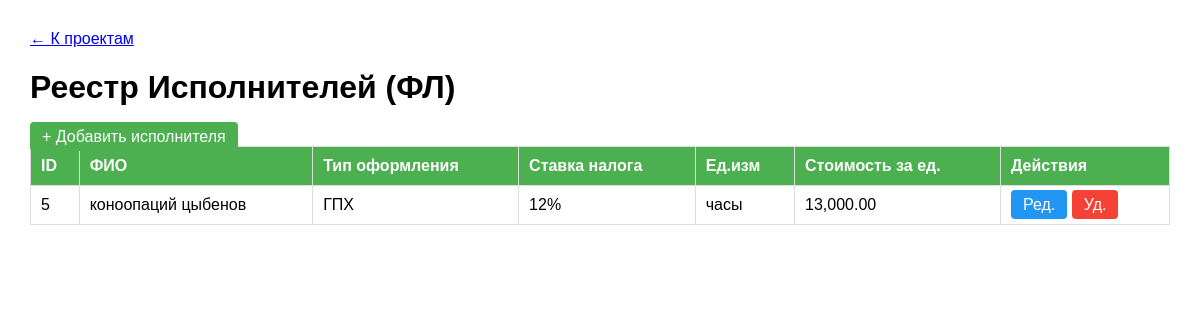
Screenshot of /executors.php?workspace_id=13 (signed in) with the database file from the repository.
### tables this page shows
CREATE TABLE executors (
    id INTEGER PRIMARY KEY AUTOINCREMENT,
    last_name TEXT NOT NULL,
    first_name TEXT NOT NULL,
    middle_name TEXT,
    contract_type TEXT NOT NULL CHECK (contract_type IN ('ГПХ', 'НПД')),
    tax_rate REAL DEFAULT 0,
    unit_type TEXT NOT NULL CHECK (unit_type IN ('часы', 'дни', 'полная стоимость')),
    unit_cost REAL NOT NULL,
    created_at DATETIME DEFAULT CURRENT_TIMESTAMP
, workspace_id INTEGER DEFAULT 1);

### auth.php (called while the page is built, shortened)
<?php
require_once 'config.php';
function hasRole($requiredRoles) {
    global $db;
    $user_id = $_COOKIE['user_id'] ?? null;
    if (!is_array($requiredRoles)) {
        $requiredRoles = [$requiredRoles];
    }
    $stmt = $db->prepare("
        SELECT r.name
        FROM roles r
        JOIN user_roles ur ON r.id = ur.role_id
        WHERE ur.user_id = ?
    ");
    $stmt->execute([$user_id]);
    $userRoles = $stmt->fetchAll(PDO::FETCH_COLUMN);
    return false;
}
function hasPermission($permission) {
    global $db;
    $user_id = $_COOKIE['user_id'] ?? null;
    if (hasRole('Глобальный администратор')) return true;
    $stmt = $db->prepare("SELECT value FROM user_permissions WHERE user_id = ? AND permission = ?");
    $stmt->execute([$user_id, $permission]);
    $result = $stmt->fetchColumn();
    return $result !== false ? (bool)$result : true;
}
?>

### executors.php (the view, shortened to what this page needs)
<?php
require_once 'config.php';
require_once 'auth.php';
$workspace_id = isset($_GET['workspace_id']) ? (int)$_GET['workspace_id'] : 0;
$stmt = $db->prepare("SELECT * FROM executors WHERE workspace_id = ? ORDER BY last_name");
$stmt->execute([$workspace_id]);
$executors = $stmt->fetchAll();
?>
<!DOCTYPE html>
<html lang="ru">
<head>
</head>
<body>
    <a href="projects.php?workspace_id=<?= $workspace_id ?>">← К проектам</a>
    <h1>Реестр Исполнителей (ФЛ)</h1>
    <?php if (hasPermission('manage_employees')): ?>
    <a href="executor_edit.php?workspace_id=<?= $workspace_id ?>" class="btn btn-add">+ Добавить исполнителя</a>
    <?php endif; ?>
    <table>
        <tr>
            <th>ID</th>
            <th>ФИО</th>
            <th>Тип оформления</th>
            <th>Ставка налога</th>
            <th>Ед.изм</th>
            <th>Стоимость за ед.</th>
            <th>Действия</th>
        </tr>
        <?php foreach ($executors as $e): ?>
        <tr>
            <td><?= $e['id'] ?></td>
            <td><?= htmlspecialchars($e['last_name'] . ' ' . $e['first_name']) ?></td>
            <td><?= htmlspecialchars($e['contract_type']) ?></td>
            <td><?= $e['tax_rate'] ?>%</td>
            <td><?= htmlspecialchars($e['unit_type']) ?></td>
            <td><?= number_format($e['unit_cost'], 2) ?></td>
            <td>
                <a href="executor_edit.php?id=<?= $e['id'] ?>&workspace_id=<?= $workspace_id ?>" class="btn" style="background:#2196F3">Ред.</a>
                <a href="?delete=<?= $e['id'] ?>&workspace_id=<?= $workspace_id ?>" class="btn" style="background:#f44336" onclick="return confirm('Удалить?')">Уд.</a>
            </td>
        </tr>
        <?php endforeach; ?>
    </table>
</body>
</html>

### executors.php (style rules this page uses)
body { font-family: Arial, sans-serif; margin: 30px; }
table { border-collapse: collapse; width: 100%; }
th, td { border: 1px solid #ddd; padding: 10px; text-align: left; }
th { background: #4CAF50; color: white; }
.btn { padding: 6px 12px; color: white; text-decoration: none; border-radius: 4px; }
.btn-add { background: #4CAF50; }

### rows the page displays
executors: id "5", last_name+first_name "коноопаций цыбенов", contract_type "ГПХ", tax_rate "12", unit_type "часы", unit_cost "13,000.00"
